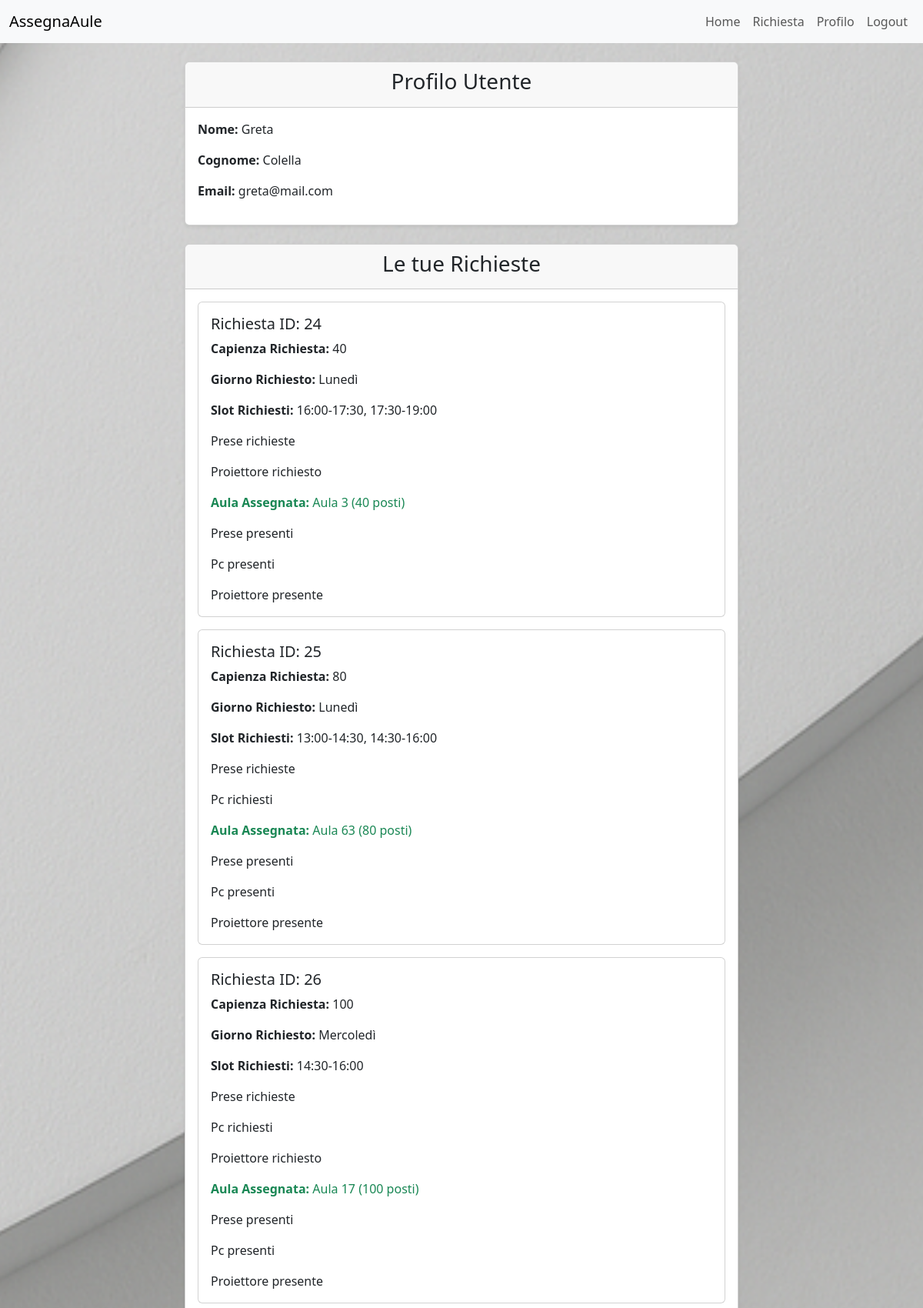
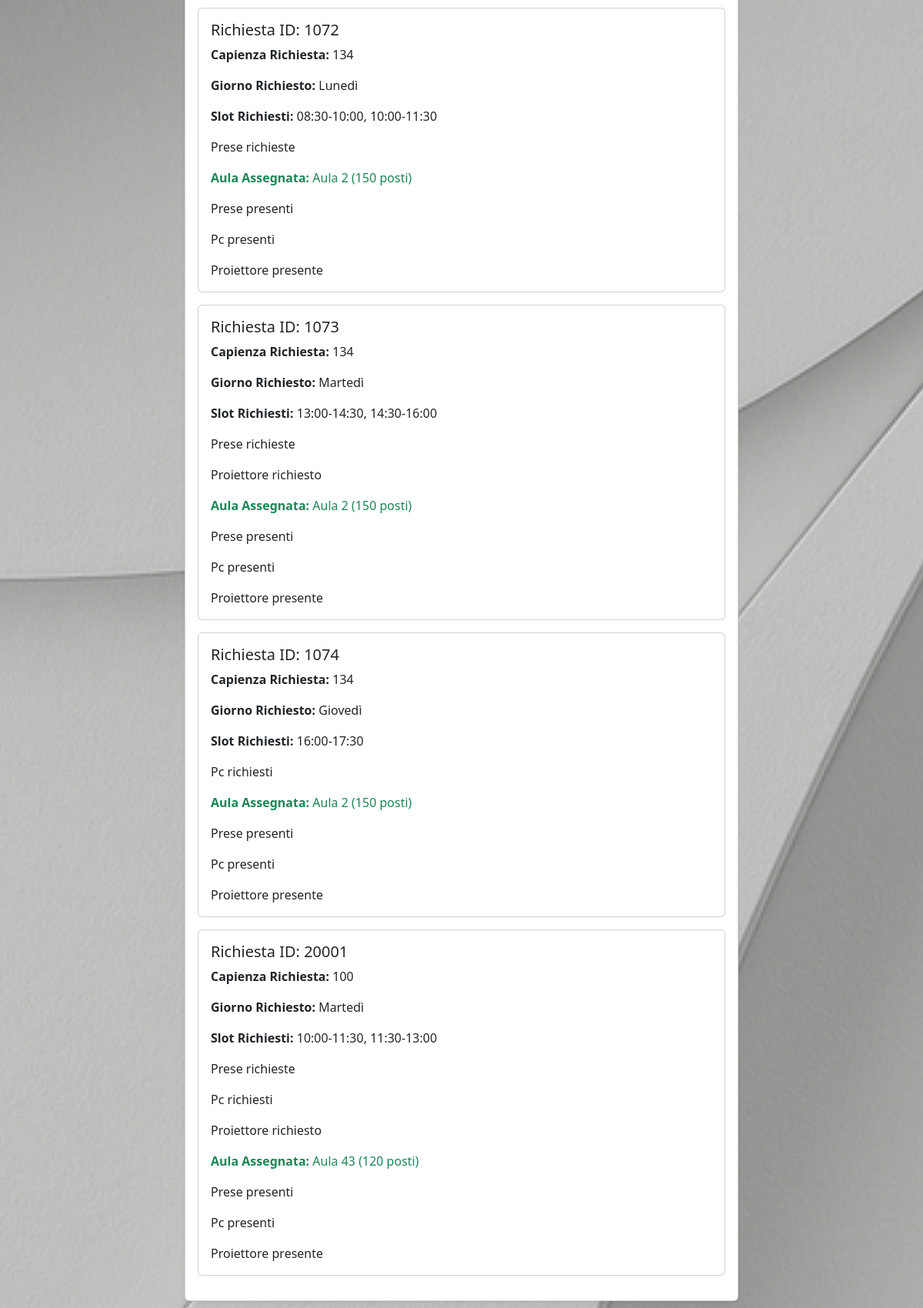
The app's page /myaccount (signed in, upper part) with its own data (2 pictures, top to bottom).
### tables this page shows
CREATE TABLE "user" (
	"id"	INTEGER,
	"nome"	TEXT NOT NULL,
	"cognome"	TEXT NOT NULL,
	"email"	TEXT NOT NULL UNIQUE,
	"password"	TEXT NOT NULL,
	PRIMARY KEY("id" AUTOINCREMENT)
);

CREATE TABLE richiesta (
    id INTEGER PRIMARY KEY AUTOINCREMENT,
    idProf INTEGER NOT NULL,
    capienza INTEGER NOT NULL,
    slots TEXT NOT NULL,
    giorno TEXT NOT NULL,
    prese INTEGER NOT NULL DEFAULT 0,
    pc INTEGER NOT NULL DEFAULT 0,
    proiettore INTEGER NOT NULL DEFAULT 0,
    FOREIGN KEY (idProf) REFERENCES "user"(id)
);

### app.py (the view)
@app.route('/myaccount')
@login_required
def myaccount():
    if current_user.id != 0:
        mie_richieste = richieste_dao.get_richieste_by_idProf(current_user.id)
        assegnazioni = assegnazione_dao.get_assegnazioni()
        richieste_con_dettagli = []
        for richiesta in mie_richieste:
            slot_ids = [int(s) for s in richiesta['slots'].split(',')]
            descrizione_slots = slot_dao.get_descrizione_slot_by_ids(slot_ids)
            aula_assegnata = next((a for a in assegnazioni if a['id_richiesta'] == richiesta['id']), None)
            aula_info = None
            if aula_assegnata:
                aula_info = aule_dao.get_aula_by_id(aula_assegnata['id_aula'])
            richieste_con_dettagli.append({
                'id': richiesta['id'],
                'capienza': richiesta['capienza'],
                'giorno': richiesta['giorno'],
                'slots': descrizione_slots,
                'prese': richiesta['prese'],
                'pc': richiesta['pc'],
                'proiettore': richiesta['proiettore'],
                'aula': aula_info['id'] if aula_info else None,
                'capienza_aula': aula_info['capienza'] if aula_info else None,
                'prese_aula': aula_info['prese'] if aula_info else None,
                'pc_aula': aula_info['pc'] if aula_info else None,
                'proiettore_aula': aula_info['proiettore'] if aula_info else None,
                })
        return render_template('myaccount.html', richieste=richieste_con_dettagli)
    else:
        flash("Accesso non consentito per l'amministratore.", "danger")
        return redirect(url_for('home'))

### app.py (called while the page is built)
@login_manager.user_loader
def load_user(user_id):
    db_user = users_dao.get_user_by_id(user_id)
    if db_user is not None:
        user = User(id=db_user['id'],  nome=db_user['nome'], cognome=db_user['cognome'], email=db_user['email'],	password=db_user['password'] )
    else:
        user = None
    return user

### assegnazione_dao.py (called while the page is built)
def get_assegnazioni():
    conn = sqlite3.connect('db/assegnaAule.db')
    conn.row_factory = sqlite3.Row
    cursor = conn.cursor()
    sql = 'SELECT * FROM assegnazione'
    cursor.execute(sql)
    assegnazioni = cursor.fetchall()
    cursor.close()
    conn.close()
    return assegnazioni

### aule_dao.py (called while the page is built)
def get_aula_by_id(id):
    conn = sqlite3.connect('db/assegnaAule.db')
    conn.row_factory = sqlite3.Row
    cursor = conn.cursor()
    sql = 'SELECT * FROM aula WHERE id = ? '
    cursor.execute(sql, (id,))
    aula = cursor.fetchone()
    cursor.close()
    conn.close()
    return aula

### richieste_dao.py (called while the page is built)
def get_richieste_by_idProf(idProf):
    conn = sqlite3.connect('db/assegnaAule.db')
    conn.row_factory = sqlite3.Row
    cursor = conn.cursor()
    sql = 'SELECT * FROM richiesta WHERE idProf = ?'
    cursor.execute(sql, (idProf,))
    richieste = cursor.fetchall()
    cursor.close()
    conn.close()
    return richieste

### slot_dao.py (called while the page is built)
def get_slot_by_id(slot_id):
    conn = sqlite3.connect('db/assegnaAule.db')
    conn.row_factory = sqlite3.Row
    cursor = conn.cursor()
    sql = 'SELECT * FROM slot WHERE id = ?'
    cursor.execute(sql, (slot_id,))
    slot = cursor.fetchone()
    cursor.close()
    conn.close()
    return slot

def get_descrizione_slot_by_ids(slot_ids):
    descrizioni = []
    for slot_id in slot_ids:
        slot = get_slot_by_id(slot_id)
        if slot:
            ora_inizio = slot['ora_inizio']
            ora_fine = slot['ora_fine']
            descrizioni.append(f" {ora_inizio}-{ora_fine}")
    return ", ".join(descrizioni)

### users_dao.py (called while the page is built)
def get_user_by_id(id):
    conn = sqlite3.connect('db/assegnaAule.db')
    conn.row_factory = sqlite3.Row
    cursor = conn.cursor()
    sql = 'SELECT * FROM user WHERE id = ?'
    cursor.execute(sql, (id,))
    user = cursor.fetchone()
    cursor.close()
    conn.close()
    return user

### templates/myAccount.html (shortened to what this page needs)
{% extends "base.html" %}
{% block content %}
<div class="container">
    <div class="row justify-content-center">
        <div class="col-md-8">
            <div class="card shadow-sm mb-4">
                <div class="card-header text-center">
                    <h3>Profilo Utente</h3>
                </div>
                <div class="card-body">
                    <p><strong>Nome:</strong> {{ current_user.nome }}</p>
                    <p><strong>Cognome:</strong> {{ current_user.cognome }}</p>
                    <p><strong>Email:</strong> {{ current_user.email }}</p>
                </div>
            </div>
            <div class="card shadow-sm">
                <div class="card-header text-center">
                    <h3>Le tue Richieste</h3>
                </div>
                <div class="card-body">
                    {% if richieste and richieste|length > 0 %}
                       {% for richiesta in richieste %}
                        <div class="card mb-3">
                            <div class="card-body">
                                <h5 class="card-title">Richiesta ID: {{ richiesta.id }}</h5>
                                <p class="card-text"><strong>Capienza Richiesta:</strong> {{ richiesta.capienza }}</p>
                                <p class="card-text"><strong>Giorno Richiesto:</strong> {{ richiesta.giorno }}</p>
                                <p class="card-text"><strong>Slot Richiesti:</strong> {{ richiesta.slots }}</p>
                                {%if richiesta.prese == 1%}
                                <p class="card-text">Prese richieste</p>
                                {% endif %}
                                {%if richiesta.pc == 1%}
                                <p class="card-text">Pc richiesti</p>
                                {% endif %}
                                {%if richiesta.proiettore == 1%}
                                <p class="card-text">Proiettore richiesto</p>
                                {% endif %}
                                {% if richiesta.aula %}
                                    <p class="card-text text-success"><strong>Aula Assegnata:</strong> Aula {{ richiesta.aula }} ({{ richiesta.capienza_aula }} posti)</p>
                                    {%if richiesta.prese_aula == 1%}
                                    <p class="card-text">Prese presenti</p>
                                    {% endif %}
                                    {%if richiesta.pc_aula == 1%}
                                    <p class="card-text">Pc presenti</p>
                                    {% endif %}
                                    {%if richiesta.proiettore_aula == 1%}
                                    <p class="card-text">Proiettore presente</p>
                                    {% endif %}
                                {% else %}
                                    <p class="card-text text-danger"><strong>Aula Assegnata:</strong> Non ancora assegnata</p>
                                {% endif %}
                            </div>
                        </div>
                        {% endfor %}
                    {% else %}
                        <p class="text-center">Non hai ancora effettuato richieste.</p>
                    {% endif %}
                </div>
            </div>
        </div>
    </div>
</div>
{% endblock %}

### templates/base.html (shortened to what this page needs)
<!DOCTYPE html>
<html lang="it">
<head>
    <link href="https://cdn.jsdelivr.net/npm/bootstrap@5.3.0-alpha1/dist/css/bootstrap.min.css" rel="stylesheet">
    <link rel="stylesheet" href="{{ url_for('static', filename='css/style.css') }}">
</head>
<body>
    <div class="wrapper">
        <nav class="navbar navbar-expand-lg bg-body-tertiary">
  <div class="container-fluid">
    <a class="navbar-brand" href="/">AssegnaAule</a>
    <div class="collapse navbar-collapse justify-content-end" id="navbarNavAltMarkup">
      <div class="navbar-nav">
        <a class="nav-link" href="{{ url_for('home') }}">Home</a>
        <a class="nav-link" href="{{ url_for('richiesta') }}">Richiesta</a>
        <a class="nav-link" href="{{ url_for('myaccount') }}">Profilo</a>
        {% if current_user.is_authenticated %}
          <a class="nav-link" href="{{ url_for('logout') }}">Logout</a>
        {% else %}
          <a class="nav-link" href="{{ url_for('signup') }}">Registrati</a>
        {% endif %}
      </div>
    </div>
  </div>
</nav>
        <main class="content container my-4">
            {% block content %}{% endblock %}
        </main>
    </div>
</body>
</html>

### static/css/style.css (style rules this page uses)
body { background-image: url("../sfondo.png"); background-size: cover; background-repeat: no-repeat; background-attachment: fixed; background-position: center; }
html, body { height: 100%; margin: 0; padding: 0; }
.wrapper { min-height: 100vh; display: flex; flex-direction: column; }
.content { flex: 1; }

### records on screen
user: nome "Greta", cognome "Colella", email "greta@mail.com"
richiesta: id "24", capienza "40", giorno "Lunedì", slots "16:00-17:30, 17:30-19:00", prese "Prese richieste", proiettore "Proiettore richiesto", aula "3", capienza_aula "40"
richiesta: id "25", capienza "80", giorno "Lunedì", slots "13:00-14:30, 14:30-16:00", prese "Prese richieste", pc "Pc richiesti", aula "63", capienza_aula "80"
richiesta: id "26", capienza "100", giorno "Mercoledì", slots "14:30-16:00", prese "Prese richieste", pc "Pc richiesti", proiettore "Proiettore richiesto", aula "17", capienza_aula "100"
richiesta: id "1072", capienza "134", giorno "Lunedì", slots "08:30-10:00, 10:00-11:30", prese "Prese richieste", aula "2", capienza_aula "150"
richiesta: id "1073", capienza "134", giorno "Martedì", slots "13:00-14:30, 14:30-16:00", prese "Prese richieste", proiettore "Proiettore richiesto", aula "2", capienza_aula "150"
richiesta: id "1074", capienza "134", giorno "Giovedì", slots "16:00-17:30", pc "Pc richiesti", aula "2", capienza_aula "150"
richiesta: id "20001", capienza "100", giorno "Martedì", slots "10:00-11:30, 11:30-13:00", prese "Prese richieste", pc "Pc richiesti", proiettore "Proiettore richiesto", aula "43", capienza_aula "120"
